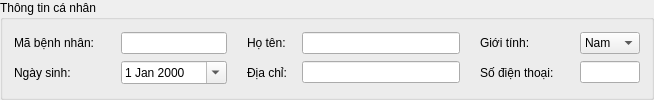
    <widget class="QGroupBox" name="personalInfo_groupBox">
     <property name="title">
      <string>Thông tin cá nhân</string>
     </property>
     <layout class="QGridLayout" name="gridLayout_2" columnstretch="4,4,3">
      <property name="horizontalSpacing">
       <number>20</number>
      </property>
      <item row="0" column="0">
       <layout class="QHBoxLayout" name="horizontalLayout_6">
        <item>
         <widget class="QLabel" name="id_label">
          <property name="minimumSize">
           <size>
            <width>107</width>
            <height>0</height>
           </size>
          </property>
          <property name="text">
           <string>Mã bệnh nhân:</string>
          </property>
         </widget>
        </item>
        <item>
         <widget class="QLineEdit" name="id_lineEdit"/>
        </item>
       </layout>
      </item>
      <item row="0" column="1">
       <layout class="QHBoxLayout" name="horizontalLayout_2">
        <item>
         <widget class="QLabel" name="name_label">
          <property name="minimumSize">
           <size>
            <width>55</width>
            <height>0</height>
           </size>
          </property>
          <property name="text">
           <string>Họ tên:</string>
          </property>
         </widget>
        </item>
        <item>
         <widget class="QLineEdit" name="name_lineEdit"/>
        </item>
       </layout>
      </item>
      <item row="0" column="2">
       <layout class="QHBoxLayout" name="horizontalLayout_3">
        <item>
         <widget class="QLabel" name="gender_label">
          <property name="minimumSize">
           <size>
            <width>100</width>
            <height>0</height>
           </size>
          </property>
          <property name="text">
           <string>Giới tính:</string>
          </property>
         </widget>
        </item>
        <item>
         <widget class="QComboBox" name="gender_comboBox">
          <property name="sizePolicy">
           <sizepolicy hsizetype="Expanding" vsizetype="Fixed">
            <horstretch>0</horstretch>
            <verstretch>0</verstretch>
           </sizepolicy>
          </property>
          <item>
           <property name="text">
            <string>Nam</string>
           </property>
          </item>
          <item>
           <property name="text">
            <string>Nữ</string>
           </property>
          </item>
         </widget>
        </item>
       </layout>
      </item>
      <item row="1" column="0">
       <layout class="QHBoxLayout" name="horizontalLayout_4">
        <item>
         <widget class="QLabel" name="dob_label">
          <property name="minimumSize">
           <size>
            <width>107</width>
            <height>0</height>
           </size>
          </property>
          <property name="text">
           <string>Ngày sinh:</string>
          </property>
         </widget>
        </item>
        <item>
         <widget class="QDateEdit" name="dob_dateEdit">
          <property name="sizePolicy">
           <sizepolicy hsizetype="Expanding" vsizetype="Fixed">
            <horstretch>0</horstretch>
            <verstretch>0</verstretch>
           </sizepolicy>
          </property>
          <property name="calendarPopup">
           <bool>true</bool>
          </property>
         </widget>
        </item>
       </layout>
      </item>
      <item row="1" column="1">
       <layout class="QHBoxLayout" name="horizontalLayout_5">
        <item>
         <widget class="QLabel" name="address_label">
          <property name="minimumSize">
           <size>
            <width>55</width>
            <height>0</height>
           </size>
          </property>
          <property name="text">
           <string>Địa chỉ:</string>
          </property>
         </widget>
        </item>
        <item>
         <widget class="QLineEdit" name="address_lineEdit"/>
        </item>
       </layout>
      </item>
      <item row="1" column="2">
       <layout class="QHBoxLayout" name="horizontalLayout">
        <item>
         <widget class="QLabel" name="phone_label">
          <property name="minimumSize">
           <size>
            <width>100</width>
            <height>0</height>
           </size>
          </property>
          <property name="text">
           <string>Số điện thoại:</string>
          </property>
         </widget>
        </item>
        <item>
         <widget class="QLineEdit" name="phone_lineEdit"/>
        </item>
       </layout>
      </item>
     </layout>
    </widget>
